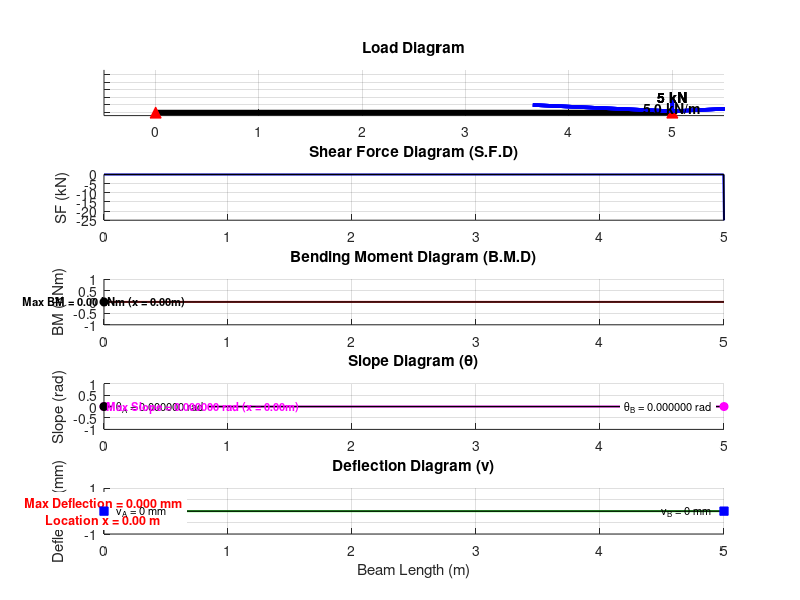

MATLAB code for this plot: (Note: this script raises an error after producing the figure.)
function beam_analysis_smart()
    % BEAM_ANALYSIS_SMART: Analyzes beam parameters with multiple point loads & UDLs, retaining previous entries.
    close all;

    % Persistent variables to store historical user data
    persistent L_old P_old x_p_old w_old x_u1_old x_u2_old E_old I_old

    % Initialize default configurations for the first runtime
    if isempty(L_old), L_old = 10; end
    if isempty(P_old), P_old = [-80]; end
    if isempty(x_p_old), x_p_old = 8; end 
    if isempty(w_old), w_old = []; end      
    if isempty(x_u1_old), x_u1_old = []; end
    if isempty(x_u2_old), x_u2_old = []; end
    if isempty(E_old), E_old = 200; end
    if isempty(I_old), I_old = 8.33e-6; end

    fprintf('\n=== BEAM ANALYSIS INPUTS (Press ENTER to keep Current value) ===\n');

    % 1. Beam Length
    temp = input(sprintf('Enter Beam Length in meters (Current: %.1f m): ', L_old));
    if ~isempty(temp), L_old = temp; end

    % 2. Multiple Point Loads (Interactive Setup)
    fprintf('\n--- Point Loads Configuration ---\n');
    fprintf('Current Point Loads: %s kN at positions: %s m\n', mat2str(P_old), mat2str(x_p_old));
    n_loads = input('Enter number of point loads (Press ENTER to keep current): ');
    
    if isempty(n_loads)
        % Keep existing P_old and x_p_old
    elseif n_loads == 0
        P_old = [];
        x_p_old = [];
    else
        new_P = zeros(1, n_loads);
        new_x = zeros(1, n_loads);
        for i = 1:n_loads
            def_P = 0; if i <= length(P_old), def_P = P_old(i); end
            def_x = 0; if i <= length(x_p_old), def_x = x_p_old(i); end
            
            p_val = input(sprintf('  -> Point Load %d magnitude in kN (Current: %.1f): ', i, def_P));
            if ~isempty(p_val), new_P(i) = p_val; else new_P(i) = def_P; end
            
            x_val = input(sprintf('  -> Point Load %d position from left in meters (Current: %.1f): ', i, def_x));
            if ~isempty(x_val), new_x(i) = x_val; else new_x(i) = def_x; end
        end
        P_old = new_P;
        x_p_old = new_x;
    end

    % 3. UDL Loads
    temp = input(sprintf('\nEnter UDL Magnitudes Array in kN/m (Current: %s): ', mat2str(w_old)));
    if ~isempty(temp), w_old = temp; end

    if ~isempty(w_old)
        temp = input(sprintf('Enter UDL Start Positions in meters (Current: %s): ', mat2str(x_u1_old)));
        if ~isempty(temp), x_u1_old = temp; end
        
        temp = input(sprintf('Enter UDL End Positions in meters (Current: %s): ', mat2str(x_u2_old)));
        if ~isempty(temp), x_u2_old = temp; end
        
        if length(w_old) ~= length(x_u1_old) || length(w_old) ~= length(x_u2_old)
            error('Error: Number of UDL magnitudes, start, and end positions must match!');
        end
    else
        x_u1_old = [];
        x_u2_old = [];
    end

    % 4. Material Properties
    temp = input(sprintf('\nEnter Young''s Modulus E in GPa (Current: %.1f): ', E_old));
    if ~isempty(temp), E_old = temp; end

    temp = input(sprintf('Enter Moment of Inertia I in m^4 (Current: %e): ', I_old));
    if ~isempty(temp), I_old = temp; end

    % Variable Assignment for Calculations
    L = L_old; P = P_old; x_p = x_p_old; w = w_old; x_u1 = x_u1_old; x_u2 = x_u2_old;
    E = E_old * 1e9; I = I_old; EI = E * I;

    %% 2. Calculate Support Reactions
    if isempty(P), M_P = 0; else M_P = sum(P .* x_p); end
    M_U = 0; total_w_load = 0;
    if ~isempty(w)
        for k = 1:length(w)
            L_uk = x_u2(k) - x_u1(k);
            M_U = M_U + w(k) * L_uk * (x_u1(k) + L_uk/2);
            total_w_load = total_w_load + w(k) * L_uk;
        end
    end
    RB = (M_P + M_U) / L;
    if isempty(P), Sum_P = 0; else Sum_P = sum(P); end
    RA = Sum_P + total_w_load - RB;

    fprintf('\n--- RESULTS ---\n');
    fprintf('Reaction RA = %.2f kN, RB = %.2f kN\n', RA, RB);

    %% 3. Discretize and Calculate SF & BM
    n_points = 1000; x = linspace(0, L, n_points);
    SF = zeros(1, n_points); BM = zeros(1, n_points);

    for i = 1:n_points
        xi = x(i); V = RA; M = RA * xi; 
        for j = 1:length(P)
            if xi >= x_p(j), V = V - P(j); M = M - P(j) * (xi - x_p(j)); end
        end
        if ~isempty(w)
            for k = 1:length(w)
                L_uk = x_u2(k) - x_u1(k);
                if xi > x_u1(k)
                    if xi <= x_u2(k)
                        dist = xi - x_u1(k); V = V - w(k) * dist; M = M - w(k) * dist * (dist / 2);
                    else
                        V = V - w(k) * L_uk; M = M - w(k) * L_uk * (xi - (x_u1(k) + L_uk/2));
                    end
                end
            end
        end
        SF(i) = V; BM(i) = M;
    end

    %% 4.5 Slope & Deflection
    curvature = (BM * 1000) / EI; I1 = cumtrapz(x, curvature); I2 = cumtrapz(x, I1);
    C1 = -I2(end) / L; slope = I1 + C1; deflection = (I2 + C1 * x) * 1000; 

    %% 5. Contraflexure
    x_contra = [];
    for i = 1:(n_points - 1)
        if BM(i) * BM(i+1) < 0
            x_contra(end+1) = x(i) - BM(i) * (x(i+1) - x(i)) / (BM(i+1) - BM(i));
        end
    end

    %% 6. Plotting
    figure('Name', 'Beam Analysis: SFD, BMD, Slope & Deflection', 'Position', [50, 20, 1000, 1000]);
    
    % --- Plot 1: Load Diagram (VISUALLY ENHANCED) ---
    subplot(5, 1, 1); hold on; grid on;
    plot([0 L], [0 0], 'k', 'LineWidth', 4); 
    plot(0, 0, '^r', 'MarkerSize', 8, 'MarkerFaceColor', 'r'); 
    plot(L, 0, '^r', 'MarkerSize', 8, 'MarkerFaceColor', 'r'); 
    
    % Dynamically scale heights based on loads
    max_load_val = 20;
    if ~isempty(P), max_load_val = max([abs(P), max_load_val]); end
    if ~isempty(w), max_load_val = max([max_load_val, max(w)]); end
    
    % Plot Point Loads (Shorter, cleaner blue arrows)
    for j = 1:length(P)
        arrow_height = max_load_val * 0.45;
        quiver(x_p(j), arrow_height, 0, -arrow_height, 'b', 'LineWidth', 2.5, 'MaxHeadSize', 0.3);
        text(x_p(j), arrow_height * 1.15, sprintf('%d kN', P(j)), 'HorizontalAlignment', 'center', 'FontWeight', 'bold');
    end
    
    % Plot Multiple UDLs
    if ~isempty(w)
        for k = 1:length(w)
            udl_height = max_load_val * 0.35;
            fill([x_u1(k) x_u2(k) x_u2(k) x_u1(k)], [0 0 udl_height udl_height], 'y', 'FaceAlpha', 0.4, 'EdgeColor', 'k', 'LineStyle', ':');
            text((x_u1(k)+x_u2(k))/2, udl_height * 0.5, sprintf('%.1f kN/m', w(k)), 'HorizontalAlignment', 'center', 'FontWeight', 'bold');
        end
    end
    xlim([-0.5 L+0.5]); 
    ylim([-0.1*max_load_val max_load_val * 1.4]); 
    title('Load Diagram', 'FontWeight', 'bold'); 
    set(gca, 'YTickLabel', []); 
    hold off;

    % --- Plot 2: Shear Force Diagram ---
    subplot(5, 1, 2); hold on; grid on; plot(x, SF, 'b', 'LineWidth', 1.5); fill([x L 0], [SF 0 0], 'b', 'FaceAlpha', 0.1); plot([0 L], [0 0], 'k', 'LineWidth', 1); title('Shear Force Diagram (S.F.D)'); ylabel('SF (kN)'); xlim([0 L]); hold off;

    % --- Plot 3: Bending Moment Diagram ---
    subplot(5, 1, 3); hold on; grid on; plot(x, BM, 'r', 'LineWidth', 1.5); fill([x L 0], [BM 0 0], 'r', 'FaceAlpha', 0.1); plot([0 L], [0 0], 'k', 'LineWidth', 1); title('Bending Moment Diagram (B.M.D)'); ylabel('BM (kNm)'); xlim([0 L]);
    [max_BM, max_idx] = max(BM); plot(x(max_idx), max_BM, 'ko', 'MarkerFaceColor', 'k'); text(x(max_idx), max_BM + (0.15*max_BM), sprintf('Max BM = %.2f kNm (x = %.2fm)', max_BM, x(max_idx)), 'HorizontalAlignment', 'center', 'FontSize', 8, 'FontWeight', 'bold');
    if ~isempty(x_contra)
        for k = 1:length(x_contra)
            plot(x_contra(k), 0, 'go', 'MarkerFaceColor', 'g', 'MarkerSize', 8);
            text(x_contra(k), -0.2*max(abs(BM)), sprintf('Contraflexure\nx = %.2fm', x_contra(k)), 'HorizontalAlignment', 'center', 'Color', 'g', 'FontWeight', 'bold', 'FontSize', 8);
        end
    end
    hold off;

    % --- Plot 4: Slope Diagram ---
    subplot(5, 1, 4); hold on; grid on; plot(x, slope, 'm', 'LineWidth', 1.5); plot([0 L], [0 0], 'k', 'LineWidth', 1); title('Slope Diagram (\theta)'); ylabel('Slope (rad)'); xlim([0 L]);
    plot(0, slope(1), 'mo', 'MarkerFaceColor', 'm', 'MarkerSize', 6); text(0.02*L, slope(1), sprintf('\\theta_A = %.6f rad', slope(1)), 'HorizontalAlignment', 'left', 'FontSize', 8, 'BackgroundColor', 'w');
    plot(L, slope(end), 'mo', 'MarkerFaceColor', 'm', 'MarkerSize', 6); text(0.98*L, slope(end), sprintf('\\theta_B = %.6f rad', slope(end)), 'HorizontalAlignment', 'right', 'FontSize', 8, 'BackgroundColor', 'w');
    [~, max_s_idx] = max(abs(slope)); max_slope_val = slope(max_s_idx); plot(x(max_s_idx), max_slope_val, 'ko', 'MarkerFaceColor', 'k'); text(x(max_s_idx), max_slope_val, sprintf(' Max Slope = %.6f rad (x = %.2fm)', max_slope_val, x(max_s_idx)), 'HorizontalAlignment', 'left', 'FontSize', 8, 'FontWeight', 'bold', 'Color', 'm');
    hold off;

    % --- Plot 5: Deflection Diagram ---
    subplot(5, 1, 5); hold on; grid on; plot(x, deflection, 'g', 'LineWidth', 1.5); fill([x L 0], [deflection 0 0], 'g', 'FaceAlpha', 0.1); plot([0 L], [0 0], 'k', 'LineWidth', 1); title('Deflection Diagram (v)'); xlabel('Beam Length (m)'); ylabel('Deflection (mm)'); xlim([0 L]);
    [max_def_val, def_idx] = min(deflection); plot(x(def_idx), max_def_val, 'ro', 'MarkerFaceColor', 'r', 'MarkerSize', 7); text(x(def_idx), max_def_val - 0.25*abs(max_def_val), sprintf('Max Deflection = %.3f mm\nLocation x = %.2f m', max_def_val, x(def_idx)), 'HorizontalAlignment', 'center', 'Color', 'r', 'FontWeight', 'bold', 'FontSize', 9, 'BackgroundColor', 'w');
    plot(0, 0, 'bs', 'MarkerFaceColor', 'b'); plot(L, 0, 'bs', 'MarkerFaceColor', 'b'); text(0.02*L, 0.05*abs(max_def_val), 'v_A = 0 mm', 'FontSize', 8); text(0.98*L, 0.05*abs(max_def_val), 'v_B = 0 mm', 'HorizontalAlignment', 'right', 'FontSize', 8);
    hold off;
en
